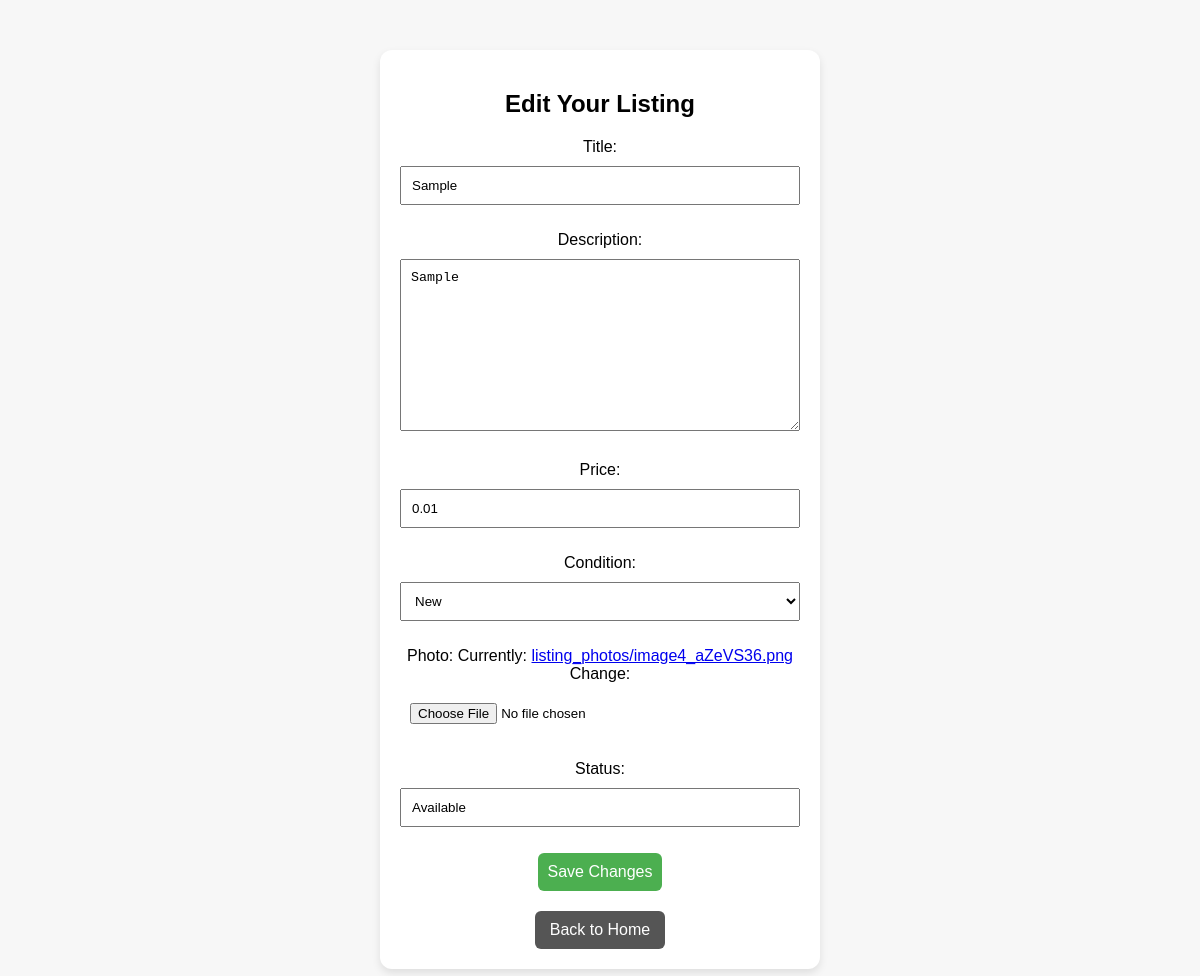
The page /edit/113/ (signed in) on the database its author committed.
### market/models.py (models this page shows, shortened)
class Listing(models.Model):
    user = models.ForeignKey(settings.AUTH_USER_MODEL, on_delete=models.CASCADE)
    title = models.CharField(max_length=100)
    description = models.TextField()
    price = models.DecimalField(max_digits=10, decimal_places=2)
    condition = models.CharField(max_length=20, choices=CONDITION_CHOICES)
    photo = models.ImageField(upload_to='listing_photos/')
    status = models.CharField(max_length=20, default='Available')
    created_at = models.DateTimeField(auto_now_add=True)

### market/views.py (the view)
# urls.py: path('edit/<int:listing_id>/', views.edit_listing, name='edit_listing'),
@login_required
def edit_listing(request, listing_id):
    listing = get_object_or_404(Listing, id=listing_id, user=request.user)
    if request.method == 'POST':
        form = ListingForm(request.POST, request.FILES, instance=listing)
        if form.is_valid():
            form.save()
            return redirect('/')
    else:
        form = ListingForm(instance=listing)
    return render(request, 'market/edit_listing.html', {'form': form})

### market/forms.py
class ListingForm(forms.ModelForm):
    class Meta:
        model = Listing
        fields = ['title', 'description', 'price', 'condition', 'photo']

### market/templates/market/edit_listing.html (shortened to what this page needs)
{% load static %}
<!DOCTYPE html>
<html>
<head>
    <link rel="stylesheet" href="{% static 'market/styles.css' %}">
</head>
<body>
    <div class="form-container">
        <h2>Edit Your Listing</h2>
        <form method="POST" enctype="multipart/form-data" class="buy-form">
            {{ form.as_p }}
            <button type="submit" class="btn-green">Save Changes</button>
        </form>
        <a href="/" class="btn-back">Back to Home</a>
    </div>
</body>
</html>

### market/static/market/styles.css (style rules this page uses)
body { font-family: Arial, sans-serif; margin: 20px; background-color: #f7f7f7; }
.form-container { max-width: 400px; margin: 50px auto; padding: 20px; background: white; border-radius: 12px; box-shadow: 0 4px 8px rgba(0, 0, 0, 0.1); text-align: center; }
.buy-form input[type="number"], .buy-form input, .buy-form textarea, .buy-form select { width: 100%; max-width: 100%; box-sizing: border-box; padding: 10px; margin: 10px 0; }
.btn-green { background-color: #4CAF50; color: white; border: none; padding: 10px; border-radius: 6px; cursor: pointer; font-size: 16px; }
.btn-back { display: inline-block; margin-top: 20px; text-decoration: none; color: white; background-color: #555; padding: 10px 15px; border-radius: 6px; }

### rows shown on the page
Listing: title "Sample", description "Sample", price "0.01", condition "New", status "Available"
